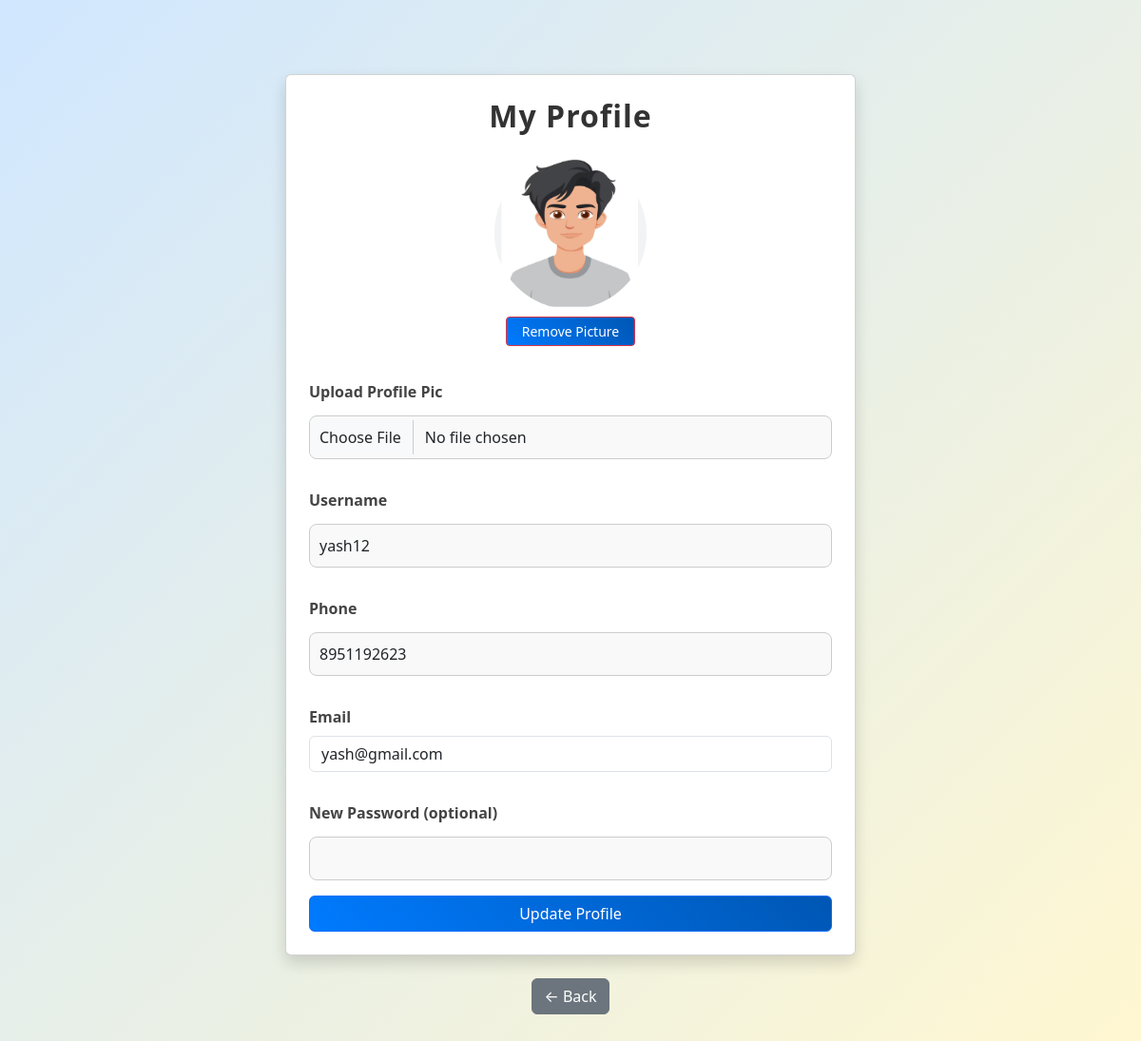
The page /profile (signed in) on the database its author committed.
### tables this page shows
CREATE TABLE users (
                id INTEGER PRIMARY KEY AUTOINCREMENT,
                username TEXT NOT NULL UNIQUE,
                password TEXT NOT NULL,
                role TEXT NOT NULL,
                email TEXT,
                phone TEXT,
                profile_pic TEXT
            );

### app.py (the view, shortened to what this page needs)
@app.route('/profile', methods=['GET', 'POST'])
def profile():
    if 'user_id' not in session:
        flash("Please login to view your profile.", "warning")
        return redirect('/login')
    user_id = session['user_id']
    conn = get_db()
    cur = conn.cursor()
    cur.execute("SELECT * FROM users WHERE id = ?", (user_id,))
    user = dict(cur.fetchone())
    completed_tasks = []
    if user['role'] == 'worker':
        cur.execute("SELECT * FROM tasks WHERE assigned_to = ? AND status = 'completed'", (user_id,))
        completed_tasks = cur.fetchall()
    conn.close()
    return render_template('profile.html', user=user, completed_tasks=completed_tasks)

### app.py (called while the page is built)
def get_db():
    conn = sqlite3.connect(DB_PATH)
    conn.row_factory = sqlite3.Row
    return conn# ---------- tiny helper just for analytics ----------

### templates/profile.html (shortened to what this page needs)
<!DOCTYPE html>
<html lang="en">
<head>
    <link href="{{ url_for('static', filename='profile.css') }}" rel="stylesheet">
    <link href="https://cdn.jsdelivr.net/npm/bootstrap@5.3.0/dist/css/bootstrap.min.css" rel="stylesheet">
</head>
<body>
    <div class="container mt-5">
        <div class="card p-4 shadow profile-card">
            <h2 class="text-center mb-4">My Profile</h2>
            <div class="text-center mb-3">
                {% if user['profile_pic'] %}
                    <img src="{{ url_for('static', filename='uploads/' ~ user['profile_pic']) }}"
                         alt="Profile Picture" class="rounded-circle" width="160" height="160">
                    <form action="{{ url_for('remove_profile_pic') }}" method="POST" class="mt-2">
                        <button type="submit" class="btn btn-danger btn-sm w-auto px-3">Remove Picture</button>
                    </form>
                {% else %}
                    <img src="{{ url_for('static', filename='uploads/dummy profile.png') }}"
                        alt="Default Profile Picture" class="rounded-circle" width="160" height="160">
                {% endif %}
            </div>
            <form method="POST" enctype="multipart/form-data" action="{{ url_for('profile') }}">
                <div class="mb-3">
                    <label class="form-label">Upload Profile Pic</label>
                    <input type="file" name="profile_pic" class="form-control">
                </div>
                <div class="mb-3">
                    <label class="form-label">Username</label>
                    <input type="text" name="username" class="form-control" value="{{ user['username'] }}" required>
                </div>
                <div class="mb-3">
                    <label class="form-label">Phone</label>
                    <input type="text" name="phone" class="form-control" value="{{ user.get('phone', '') }}" required>
                </div>
                <div class="mb-3">
                    <label class="form-label">Email</label>
                    <input type="email" name="email" class="form-control" value="{{ user.get('email', '') }}" required>
                </div>
                <div class="mb-3">
                    <label class="form-label">New Password (optional)</label>
                    <input type="password" name="password" class="form-control">
                </div>
                <button type="submit" class="btn btn-primary w-100">Update Profile</button>
            </form>
        </div>
    </div>
    <div class="text-center mt-4">
      <a href="/dashboard" class="btn btn-secondary">← Back</a>
    </div>
</body>
</html>

### static/profile.css (style rules this page uses)
body { font-family: 'Segoe UI', sans-serif; background: linear-gradient(135deg, #d0e7ff, #fff7d1); margin: 0; padding: 30px; }
.profile-card { max-width: 600px; margin: auto; background: white; border-radius: 20px; padding: 30px; box-shadow: 0 6px 25px rgba(0, 0, 0, 0.15); border: 1px solid rgba(0, 0, 0, 0.08); transition: transform 0.3s ease, box-shadow 0.3s ease; backdrop-filter: blur(6px); }
.profile-card h2, h3 { text-align: center; color: #333; font-weight: 700; letter-spacing: 1px; }
label { display: block; margin-top: 15px; font-weight: bold; color: #444; }
input[type="text"], input[type="password"], input[type="file"] { width: 100%; padding: 10px; margin-top: 5px; border-radius: 8px; border: 1px solid #ccc; background: #f9f9f9; transition: border-color 0.3s ease, box-shadow 0.3s ease; }
button { margin-top: 20px; padding: 12px; background: linear-gradient(45deg, #007bff, #0056b3); color: white; border: none; border-radius: 10px; cursor: pointer; width: 100%; font-size: 16px; font-weight: 600; transition: transform 0.2s ease, background 0.3s ease; }
@media (min-width: 768px) { .container { max-width: 90%; } }
@media (min-width: 1024px) { .container { max-width: 1200px; } }
.btn-sm { font-size: 13px; padding: 3px 12px; }
.text-center form { margin-bottom: 5px; }

### rows shown on the page
users: profile_pic (picture), username "yash12", phone "8951192623", email "yash@gmail.com"
